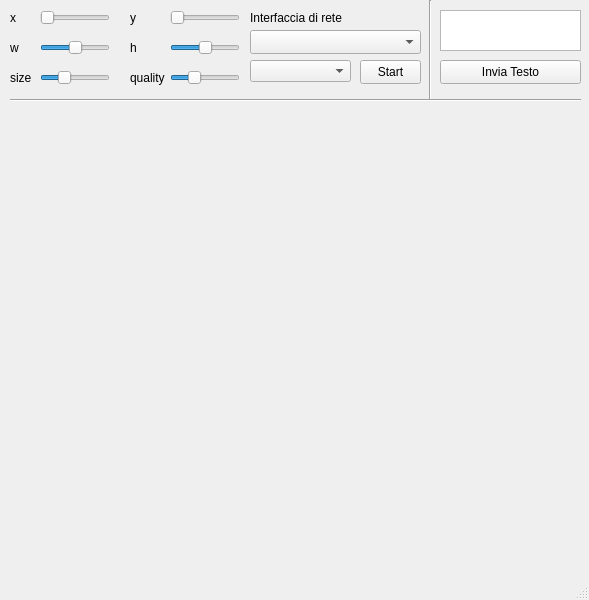
<?xml version="1.0" encoding="UTF-8"?>
<ui version="4.0">
 <class>MainWindow</class>
 <widget class="QMainWindow" name="MainWindow">
  <property name="geometry">
   <rect>
    <x>0</x>
    <y>0</y>
    <width>589</width>
    <height>600</height>
   </rect>
  </property>
  <property name="windowTitle">
   <string>Screen Streamer</string>
  </property>
  <widget class="QWidget" name="centralwidget">
   <widget class="QPushButton" name="pushButton">
    <property name="geometry">
     <rect>
      <x>360</x>
      <y>60</y>
      <width>61</width>
      <height>24</height>
     </rect>
    </property>
    <property name="text">
     <string>Start</string>
    </property>
   </widget>
   <widget class="QLabel" name="label">
    <property name="geometry">
     <rect>
      <x>0</x>
      <y>110</y>
      <width>371</width>
      <height>431</height>
     </rect>
    </property>
    <property name="text">
     <string/>
    </property>
   </widget>
   <widget class="QLabel" name="label_2">
    <property name="geometry">
     <rect>
      <x>10</x>
      <y>10</y>
      <width>21</width>
      <height>16</height>
     </rect>
    </property>
    <property name="text">
     <string>x</string>
    </property>
   </widget>
   <widget class="QSlider" name="xSlider">
    <property name="geometry">
     <rect>
      <x>40</x>
      <y>10</y>
      <width>70</width>
      <height>15</height>
     </rect>
    </property>
    <property name="maximum">
     <number>100</number>
    </property>
    <property name="orientation">
     <enum>Qt::Horizontal</enum>
    </property>
   </widget>
   <widget class="QSlider" name="ySlider">
    <property name="geometry">
     <rect>
      <x>170</x>
      <y>10</y>
      <width>70</width>
      <height>15</height>
     </rect>
    </property>
    <property name="maximum">
     <number>100</number>
    </property>
    <property name="orientation">
     <enum>Qt::Horizontal</enum>
    </property>
   </widget>
   <widget class="QLabel" name="label_3">
    <property name="geometry">
     <rect>
      <x>130</x>
      <y>10</y>
      <width>21</width>
      <height>16</height>
     </rect>
    </property>
    <property name="text">
     <string>y</string>
    </property>
   </widget>
   <widget class="QSlider" name="wSlider">
    <property name="geometry">
     <rect>
      <x>40</x>
      <y>40</y>
      <width>70</width>
      <height>15</height>
     </rect>
    </property>
    <property name="maximum">
     <number>100</number>
    </property>
    <property name="value">
     <number>50</number>
    </property>
    <property name="orientation">
     <enum>Qt::Horizontal</enum>
    </property>
   </widget>
   <widget class="QLabel" name="label_4">
    <property name="geometry">
     <rect>
      <x>130</x>
      <y>40</y>
      <width>21</width>
      <height>16</height>
     </rect>
    </property>
    <property name="text">
     <string>h</string>
    </property>
   </widget>
   <widget class="QLabel" name="label_5">
    <property name="geometry">
     <rect>
      <x>10</x>
      <y>40</y>
      <width>21</width>
      <height>16</height>
     </rect>
    </property>
    <property name="text">
     <string>w</string>
    </property>
   </widget>
   <widget class="QSlider" name="hSlider">
    <property name="geometry">
     <rect>
      <x>170</x>
      <y>40</y>
      <width>70</width>
      <height>15</height>
     </rect>
    </property>
    <property name="maximum">
     <number>100</number>
    </property>
    <property name="value">
     <number>50</number>
    </property>
    <property name="orientation">
     <enum>Qt::Horizontal</enum>
    </property>
   </widget>
   <widget class="QLabel" name="label_6">
    <property name="geometry">
     <rect>
      <x>10</x>
      <y>70</y>
      <width>21</width>
      <height>16</height>
     </rect>
    </property>
    <property name="text">
     <string>size</string>
    </property>
   </widget>
   <widget class="QSlider" name="sSlider">
    <property name="geometry">
     <rect>
      <x>40</x>
      <y>70</y>
      <width>70</width>
      <height>15</height>
     </rect>
    </property>
    <property name="value">
     <number>30</number>
    </property>
    <property name="orientation">
     <enum>Qt::Horizontal</enum>
    </property>
   </widget>
   <widget class="QSlider" name="qSlider">
    <property name="geometry">
     <rect>
      <x>170</x>
      <y>70</y>
      <width>70</width>
      <height>15</height>
     </rect>
    </property>
    <property name="maximum">
     <number>99</number>
    </property>
    <property name="value">
     <number>30</number>
    </property>
    <property name="orientation">
     <enum>Qt::Horizontal</enum>
    </property>
   </widget>
   <widget class="QLabel" name="label_7">
    <property name="geometry">
     <rect>
      <x>130</x>
      <y>70</y>
      <width>41</width>
      <height>16</height>
     </rect>
    </property>
    <property name="text">
     <string>quality</string>
    </property>
   </widget>
   <widget class="QComboBox" name="nicComboBox">
    <property name="geometry">
     <rect>
      <x>250</x>
      <y>30</y>
      <width>171</width>
      <height>24</height>
     </rect>
    </property>
   </widget>
   <widget class="QLabel" name="label_8">
    <property name="geometry">
     <rect>
      <x>250</x>
      <y>10</y>
      <width>101</width>
      <height>16</height>
     </rect>
    </property>
    <property name="text">
     <string>Interfaccia di rete</string>
    </property>
   </widget>
   <widget class="QComboBox" name="streamComboBox">
    <property name="geometry">
     <rect>
      <x>250</x>
      <y>60</y>
      <width>101</width>
      <height>22</height>
     </rect>
    </property>
   </widget>
   <widget class="QTextEdit" name="textEdit">
    <property name="geometry">
     <rect>
      <x>440</x>
      <y>10</y>
      <width>141</width>
      <height>41</height>
     </rect>
    </property>
    <property name="html">
     <string>&lt;!DOCTYPE HTML PUBLIC &quot;-//W3C//DTD HTML 4.0//EN&quot; &quot;http://www.w3.org/TR/REC-html40/strict.dtd&quot;&gt;
&lt;html&gt;&lt;head&gt;&lt;meta name=&quot;qrichtext&quot; content=&quot;1&quot; /&gt;&lt;meta charset=&quot;utf-8&quot; /&gt;&lt;style type=&quot;text/css&quot;&gt;
p, li { white-space: pre-wrap; }
hr { height: 1px; border-width: 0; }
li.unchecked::marker { content: &quot;\2610&quot;; }
li.checked::marker { content: &quot;\2612&quot;; }
&lt;/style&gt;&lt;/head&gt;&lt;body style=&quot; font-family:'Ubuntu'; font-size:11pt; font-weight:400; font-style:normal;&quot;&gt;
&lt;p style=&quot;-qt-paragraph-type:empty; margin-top:0px; margin-bottom:0px; margin-left:0px; margin-right:0px; -qt-block-indent:0; text-indent:0px; font-family:'Segoe UI'; font-size:9pt;&quot;&gt;&lt;br /&gt;&lt;/p&gt;&lt;/body&gt;&lt;/html&gt;</string>
    </property>
   </widget>
   <widget class="QPushButton" name="sendTextPushButton">
    <property name="geometry">
     <rect>
      <x>440</x>
      <y>60</y>
      <width>141</width>
      <height>24</height>
     </rect>
    </property>
    <property name="text">
     <string>Invia Testo</string>
    </property>
   </widget>
   <widget class="Line" name="line">
    <property name="geometry">
     <rect>
      <x>420</x>
      <y>0</y>
      <width>21</width>
      <height>101</height>
     </rect>
    </property>
    <property name="orientation">
     <enum>Qt::Vertical</enum>
    </property>
   </widget>
   <widget class="Line" name="line_2">
    <property name="geometry">
     <rect>
      <x>10</x>
      <y>90</y>
      <width>571</width>
      <height>20</height>
     </rect>
    </property>
    <property name="orientation">
     <enum>Qt::Horizontal</enum>
    </property>
   </widget>
  </widget>
  <widget class="QMenuBar" name="menubar">
   <property name="geometry">
    <rect>
     <x>0</x>
     <y>0</y>
     <width>589</width>
     <height>22</height>
    </rect>
   </property>
  </widget>
  <widget class="QStatusBar" name="statusbar"/>
 </widget>
 <resources/>
 <connections/>
</ui>
